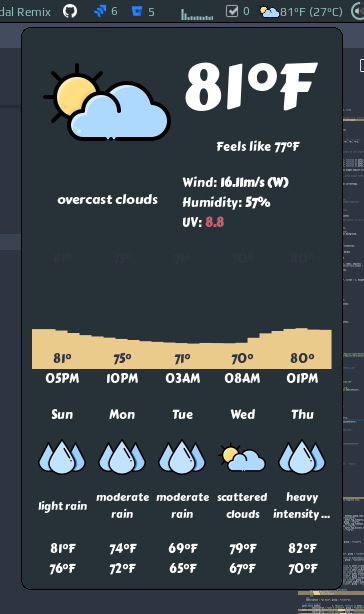
#> input picture awesome/dot-config/awesome/awesome-wm-widgets/weather-widget/example1.png, 364 x 614 px
$ python resize.py ../../awesome/dot-config/awesome/awesome-wm-widgets/weather-widget/example1.png
#> lines starting #> are read from the running program, lines starting #| are printed output that depends on the picture
import sys
from PIL import Image

width = 150
img = Image.open(sys.argv[1])
#> img is the input picture: PIL image 364x614 RGB; mean R, G, B 62.5, 71.8, 76
w_rate = width / float(img.size[0])
#> w_rate = 0.412
height = int(img.size[1] * w_rate)
#> height = 253
img = img.resize((width, height), Image.Resampling.LANCZOS)
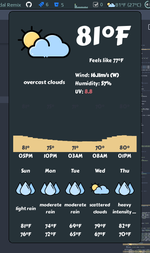
#> img: PIL image 150x253 RGB; mean R, G, B 62.4, 71.7, 75.8
img.save(sys.argv[1])

$ run again, on awesome/dot-config/awesome/awesome-wm-widgets/weather-widget/both.png
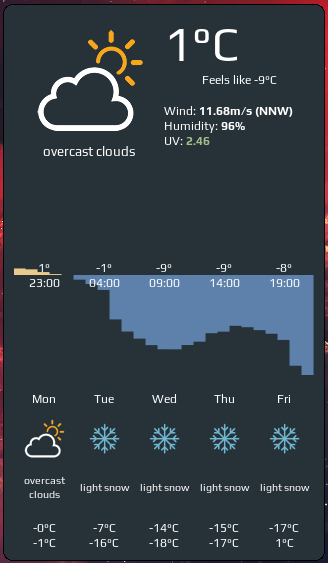
#> input picture awesome/dot-config/awesome/awesome-wm-widgets/weather-widget/both.png, 328 x 563 px
#> img is the input picture: PIL image 328x563 RGB; mean R, G, B 50.8, 61.7, 70
#> `img = img.resize((width, height), Image.Resampling.LANCZOS)`:
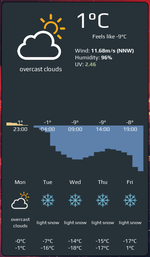
#> img: PIL image 150x257 RGB; mean R, G, B 50.7, 61.6, 69.9

$ run again, on awesome/dot-config/awesome/awesome-wm-widgets/weather-widget/negative.png
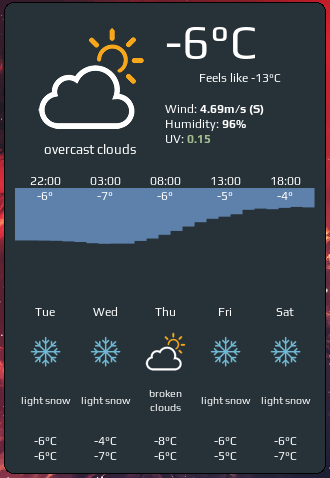
#> input picture awesome/dot-config/awesome/awesome-wm-widgets/weather-widget/negative.png, 330 x 478 px
#> img is the input picture: PIL image 330x478 RGB; mean R, G, B 52.6, 63, 71.5
#> `img = img.resize((width, height), Image.Resampling.LANCZOS)`:
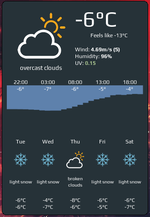
#> img: PIL image 150x217 RGB; mean R, G, B 52.6, 62.9, 71.4

$ run again, on awesome/dot-config/awesome/awesome-wm-widgets/weather-widget/weather-widget.png
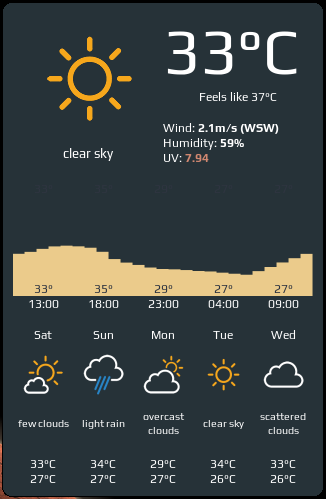
#> input picture awesome/dot-config/awesome/awesome-wm-widgets/weather-widget/weather-widget.png, 326 x 499 px
#> img is the input picture: PIL image 326x499 RGB; mean R, G, B 58.3, 65.7, 65.5
#> `img = img.resize((width, height), Image.Resampling.LANCZOS)`:
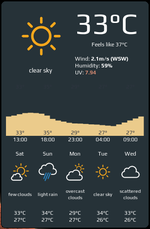
#> img: PIL image 150x229 RGB; mean R, G, B 58.2, 65.7, 65.4
